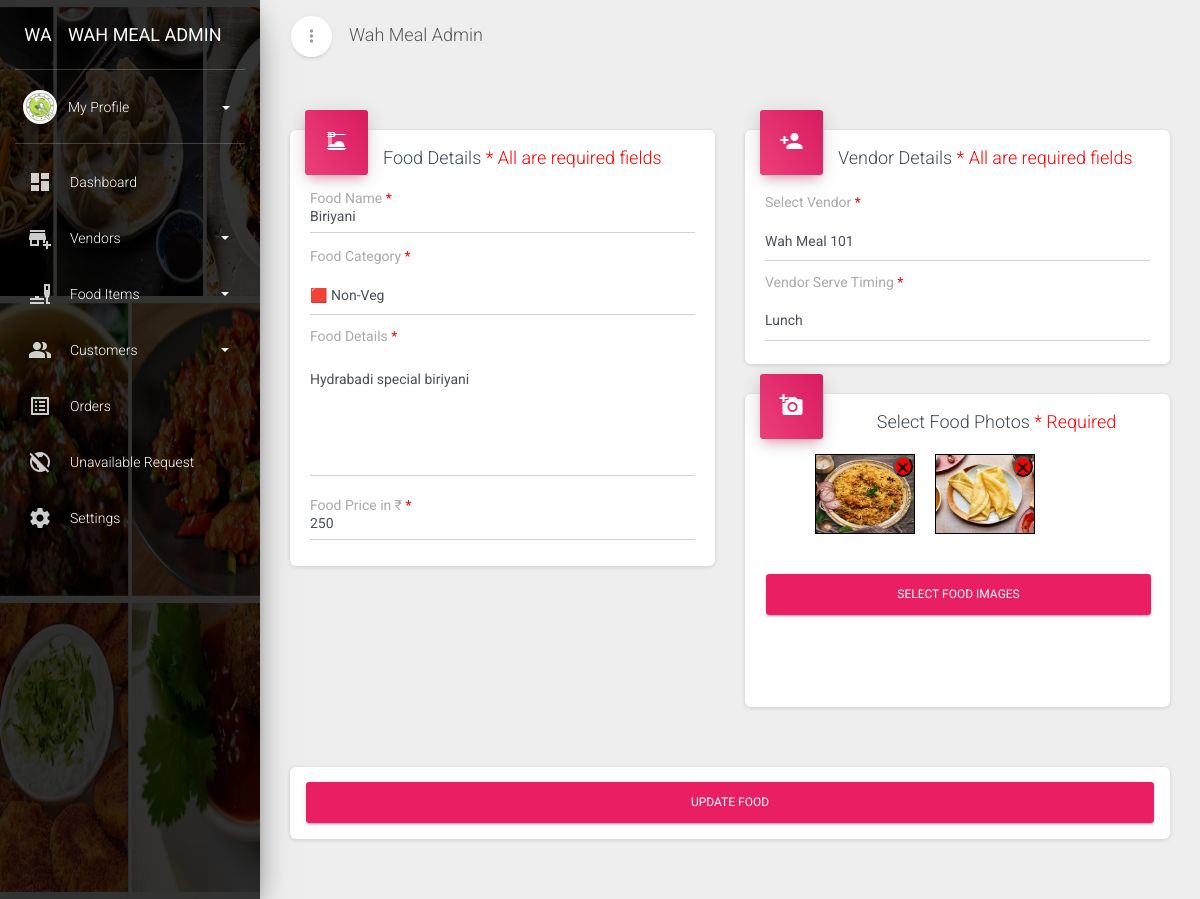
Screenshot of /admin/edit-food.php?editfood=35 (signed in) with the database file from the repository.
### tables this page shows
CREATE TABLE `food_items` (
  `id` int(100) NOT NULL,
  `food_name` varchar(100) NOT NULL,
  `vendor_id` int(100) NOT NULL,
  `food_type` int(3) NOT NULL,
  `serve_time` int(3) NOT NULL,
  `food_details` text NOT NULL,
  `food_price` double NOT NULL,
  `created_on` datetime NOT NULL DEFAULT current_timestamp(),
  `created_by` varchar(100) NOT NULL DEFAULT 'SELF',
  `modified_on` datetime NOT NULL DEFAULT current_timestamp() ON UPDATE current_timestamp(),
  `modified_by` varchar(100) NOT NULL DEFAULT 'SELF',
  `is_deleted` int(2) NOT NULL DEFAULT 0,
  `is_available` int(2) NOT NULL DEFAULT 1
);

CREATE TABLE `food_images` (
  `id` int(100) NOT NULL,
  `food_id` int(100) NOT NULL,
  `food_img` varchar(200) NOT NULL,
  `upload_on` datetime NOT NULL DEFAULT current_timestamp()
);

### public_html/admin/edit-food.php (the view, shortened to what this page needs)
<?php require 'header.php' ?>
<?php
    $sql = "SELECT * FROM `food_items` WHERE `id` = '$food_edit'";
    $result = $conn->query($sql);
    if ($result->num_rows > 0) {
      $row = $result->fetch_assoc();
    }
?>
      <div class="content">
        <div class="container-fluid">
        <form action="" method="post" enctype="multipart/form-data">
          <div class="row">
            <div class="col-md-6">
              <div class="card ">
                <div class="card-header card-header-rose card-header-icon">
                  <div class="card-icon">
                    <i class="material-icons">dinner_dining</i>
                  </div>
                  <h4 class="card-title">Food Details <span style="color:red;">* All are required fields</span></h4>
                </div>
                <div class="card-body ">
                    <div class="form-group">
                      <label for="">Food Name <span style="color:red;">*</span></label>
                      <input type="text" class="form-control" name="foodname" value="<?php echo $row['food_name']; ?>" required>
                    </div>
                    <div class="">
                    <label for="">Food Category <span style="color:red;">*</span></label>
                     <select name="foodcategory" id="foodcategory" class="w-100 form-control" style="margin-bottom:2%;"   required>
                       <option value="2">&#128997; Non-Veg</option>
                     </select>
                   </div>
                        <div class="form-group">
                          <label>Food Details <span style="color:red;">*</span></label>
                          <div class="form-group">
                            <textarea name="details" class="form-control" rows="5" required><?php echo $row['food_details']; ?></textarea>
                          </div>
                        </div>
                        <div class="form-group">
                      <label for="">Food Price in ₹ <span style="color:red;">*</span></label>
                      <input type="number" class="form-control" name="foodprice" value="<?php echo $row['food_price']; ?>" required>
                    </div>
                </div>
              </div>
            </div>
            <div class="col-md-6">
              <div class="card ">
                <div class="card-header card-header-rose card-header-icon">
                  <div class="card-icon">
                    <i class="material-icons">person_add</i>
                  </div>
                  <h4 class="card-title">Vendor Details <span style="color:red;">* All are required fields</span></h4>
                </div>
                <div class="card-body ">
                <?php if(isset($_GET['hide']) && $_GET['hide'] == 1){ ?>
                   <div class="d-none">
                     <label for="">Select Vendor <span style="color:red;">*</span></label>
                     <select name="vendor" id="vendor" class="w-100 form-control" style="margin-bottom:2%;"   required>
                       <option value="" selected disabled >Select Vendor</option>
                       <?php
                            $sql_vendor = "SELECT * FROM `vendors`";
                            $result_vendor = $conn->query($sql_vendor);
                            if ($result_vendor->num_rows > 0) {
                                while($row_vendor = $result_vendor->fetch_assoc()) { ?>
                                    <option value="<?php echo $row_vendor['id']; ?>"><?php echo $row_vendor['business_name']; ?></option>
                        <?php } } ?>
                     </select>
                   </div>
                    <?php } else { ?>
                    <div class="">
                     <label for="">Select Vendor <span style="color:red;">*</span></label>
                     <select name="vendor" id="vendor" class="w-100 form-control" style="margin-bottom:2%;"   required>
                       <?php
                            $sql_vendor = "SELECT * FROM `vendors`";
                            $result_vendor = $conn->query($sql_vendor);
                            if ($result_vendor->num_rows > 0) {
                                while($row_vendor = $result_vendor->fetch_assoc()) { ?>
                                    <option value="<?php echo $row_vendor['id']; ?>"><?php echo $row_vendor['business_name']; ?></option>
                        <?php } } ?>
                     </select>
                   </div>
                    <?php } ?>
                   <div class="">
                     <label for="">Vendor Serve Timing <span style="color:red;">*</span></label>
                     <select name="servetime" id="servetime" class="w-100 form-control" style="margin-bottom:2%;"   required>
                       <option value="2">Lunch</option>
                     </select>
                   </div>
                </div>
              </div>
                <div class="card card-profile">
                    <div class="card-header card-header-rose card-header-icon">
                            <div class="card-icon">
                                <i class="material-icons">add_a_photo</i>
                            </div>
                            <h4 class="card-title">Select Food Photos <span style="color:red;">* Required</span></h4>
                        </div>
                        <div class="card-body ">
                  <ul class="thumb-Images" style="margin-bottom:25%;" >
                    <?php
                        $p_images_sql = "SELECT * FROM `food_images` WHERE `food_id` = '$food_edit' ";
                        $p_images_result = $conn->query($p_images_sql);
                        if ($p_images_result->num_rows > 0) {
                            while($p_images_row = $p_images_result->fetch_assoc()) {
                    ?>
                <li>
                <div class="img-wrap">
                <button type="button" onclick="deleteImg(this);" value="<?php echo $p_images_row['id']; ?>" class="del">×</button>
                <img class="thumb" src="../vendor_app/uploads/food/<?php echo $p_images_row['food_img']; ?>">
                </div>
                </li>
                <?php } } else { echo "No images"; } ?>
                </ul>
                <span class="btn btn-fill btn-rose fileinput-button btn-block">
                <span>Select Food Images</span>
                <br />
                </span>
                <br/> <br/>
                </div>
              </div>
                    </div>
                </div>
            </div>
            <div class="col-md-12">
                <div class="card ">
                    <div class="card-footer">
                          <button id="edit-food" name="edit-food" type="submit" class="btn btn-fill btn-rose btn-block">Update Food</button>
                    </div>
                </div>
            </div>
          </div>
        </div>
      </div>
      <?php require 'footer.php' ?>

### public_html/admin/edit-food.php (style rules this page uses)
.fileinput-button { position: relative; overflow: hidden; }
.thumb { height: 80px; width: 100px; border: 1px solid #000; }
ul.thumb-Images li { width: 120px; float: left; display: inline-block; vertical-align: top; height: 120px; }
.img-wrap { position: relative; display: inline-block; font-size: 0; }
.img-wrap .close, .del { position: absolute; top: 2px; right: 2px; z-index: 100; background-color: #d0e5f5; padding: 5px 2px 2px; color: #000; font-weight: bolder; cursor: pointer; opacity: 0.5; font-size: 23px; line-height: 10px; border-radius: 50%; }
.img-wrap:hover .close, .del { opacity: 1; background-color: #ff0000; }

### rows the page displays
food_items: foodname "Biriyani", details "Hydrabadi special biriyani", foodprice "250"
food_images: $p_images_row['id'] 43 (drawn), food_img (picture)
food_images: $p_images_row['id'] 44 (drawn), food_img (picture)

### other values shown
form field vendor "Wah Meal 101"
